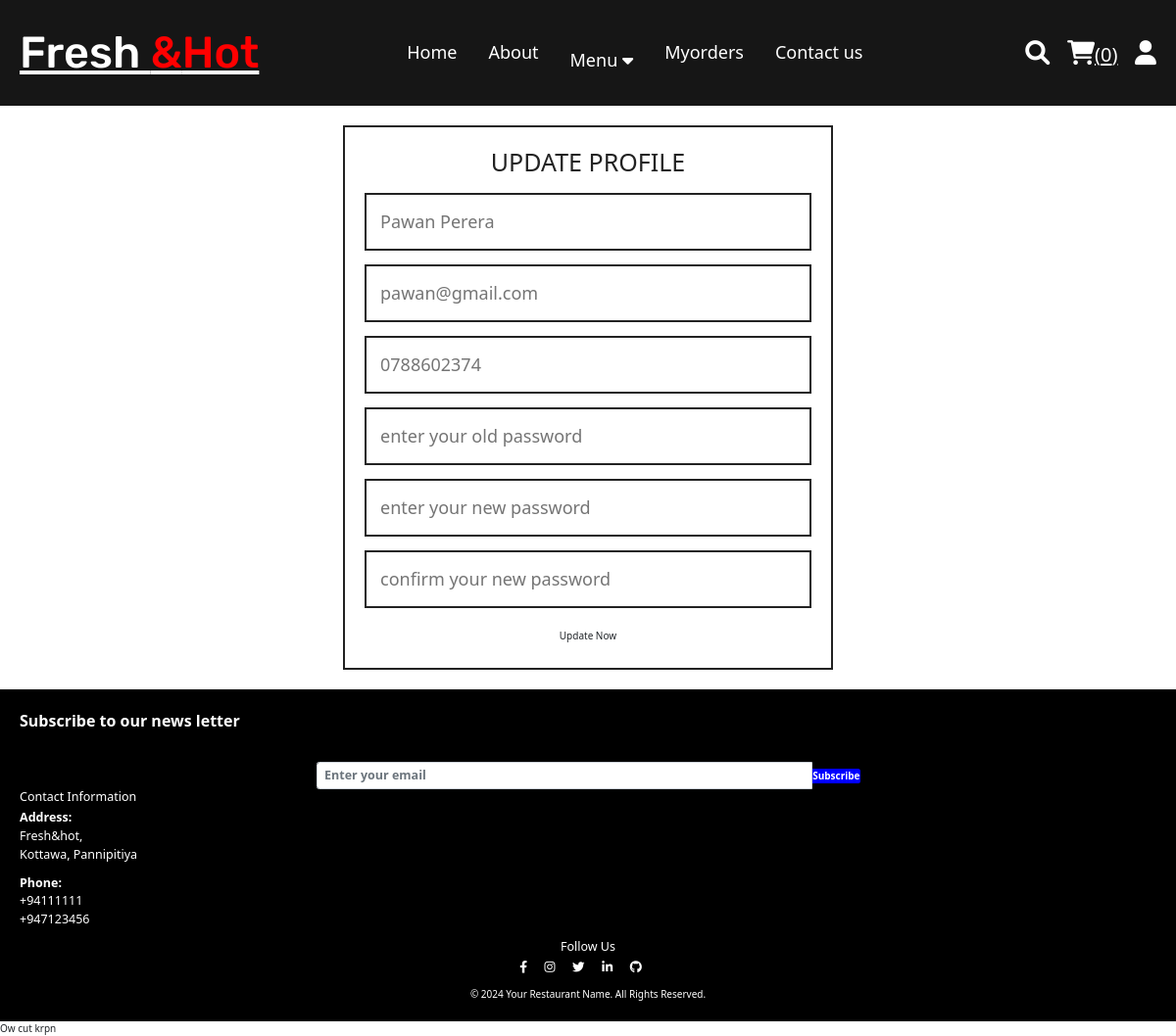
The page /update_profile.php (signed in) on the database its author committed.
### tables this page shows
CREATE TABLE `users` (
  `id` int(100) NOT NULL,
  `name` varchar(20) NOT NULL,
  `email` varchar(50) NOT NULL,
  `number` varchar(10) NOT NULL,
  `password` varchar(50) NOT NULL,
  `address` varchar(500) NOT NULL
);

### update_profile.php (the view, shortened to what this page needs)
<?php
include 'components/connect.php';
?>
<!DOCTYPE html>
<html lang="en">
<head>
   <link rel="stylesheet" href="https://cdnjs.cloudflare.com/ajax/libs/font-awesome/6.1.1/css/all.min.css">
   <link rel="stylesheet" href="css/style.css">
</head>
<body>
<?php include 'components/user_header.php'; ?>
<section class="form-container update-form">
   <form action="" method="post">
      <h3>Update profile</h3>
      <input type="text" name="name" placeholder="<?= $fetch_profile['name']; ?>" class="box" maxlength="50">
      <input type="email" name="email" placeholder="<?= $fetch_profile['email']; ?>" class="box" maxlength="50" oninput="this.value = this.value.replace(/\s/g, '')">
      <input type="number" name="number" placeholder="<?= $fetch_profile['number']; ?>"" class="box" min="0" max="9999999999" maxlength="10">
      <input type="password" name="old_pass" placeholder="enter your old password" class="box" maxlength="50" oninput="this.value = this.value.replace(/\s/g, '')">
      <input type="password" name="new_pass" placeholder="enter your new password" class="box" maxlength="50" oninput="this.value = this.value.replace(/\s/g, '')">
      <input type="password" name="confirm_pass" placeholder="confirm your new password" class="box" maxlength="50" oninput="this.value = this.value.replace(/\s/g, '')">
      <input type="submit" value="update now" name="submit" class="btn">
   </form>
</section>
<?php include 'components/footer.php'; ?>
</body>
</html>

### css/style.css (style rules this page uses)
:root { --yellow:#5cb55c; --red:#e74c3c; --white:#fff; --black:#222; --light-color:#777; --border:.2rem solid var(--black); }
* { font-family:system-ui; margin:0; padding:0; box-sizing: border-box; outline: none; border: none; text-decoration: none; }
html { font-size: 62.5%; overflow-x: hidden; scroll-behavior: smooth; stop-opacity: 7rem; }
section { margin:0 auto; max-width: 1200px; padding:2rem; }
.btn, .delete-btn { margin-top: 1rem; display: inline-block; font-size: 2rem; padding:1rem 3rem; cursor: pointer; text-transform: capitalize; transition: .2s linear; }
.btn { background-color: blue; color:var(--white); }
.form-container form { border:var(--border); margin:0 auto; max-width: 50rem; padding:2rem; text-align: center; }
.form-container form h3 { font-size: 2.5rem; color:var(--black); text-transform: uppercase; margin-bottom: 1rem; }
.form-container form .box { margin:.7rem 0; width: 100%; border:var(--border); padding:1.4rem; font-size: 1.8rem; color:var(--black); }

### rows shown on the page
users: name "Pawan Perera", email "pawan@gmail.com", number "0788602374"

### other values the page prints
$total_cart_items "0"
